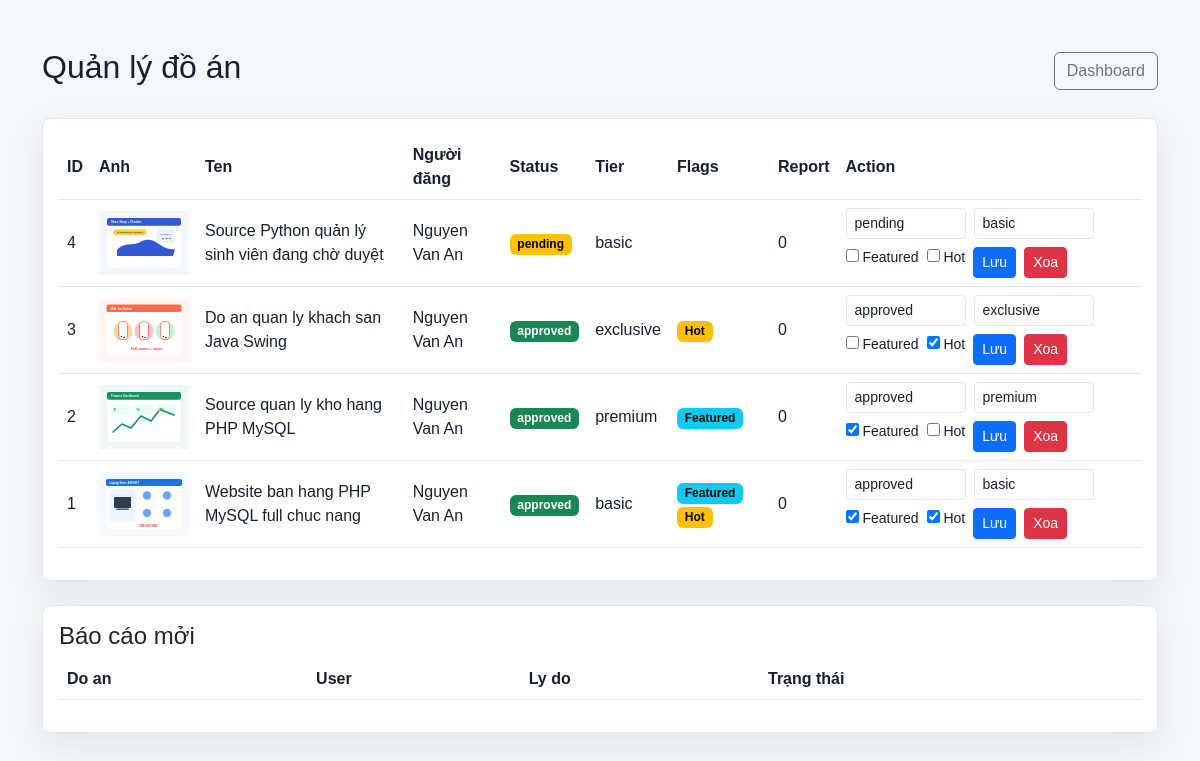
The app's page /admin/projects.php (signed in) with its own data.
### tables this page shows
CREATE TABLE projects (
    id INT AUTO_INCREMENT PRIMARY KEY,
    user_id INT,
    category_id INT,
    title VARCHAR(255),
    slug VARCHAR(255),
    meta_title VARCHAR(255),
    short_description VARCHAR(255),
    description TEXT,
    tech_stack VARCHAR(255),
    version VARCHAR(50),
    file_size VARCHAR(50),
    demo_link VARCHAR(255),
    video_demo VARCHAR(255),
    install_guide TEXT,
    main_features TEXT,
    views INT DEFAULT 0,
    downloads_count INT DEFAULT 0,
    image VARCHAR(255),
    source_file VARCHAR(255),
    price INT DEFAULT 0,
    sale_price INT DEFAULT 0,
    is_free TINYINT(1) DEFAULT 0,
    tier ENUM('basic','premium','exclusive') DEFAULT 'basic',
    is_featured TINYINT(1) DEFAULT 0,
    is_hot TINYINT(1) DEFAULT 0,
    downloads INT DEFAULT 0,
    status ENUM('pending','approved','rejected','hidden') DEFAULT 'pending',
    created_at TIMESTAMP DEFAULT CURRENT_TIMESTAMP
);

CREATE TABLE users (
    id INT AUTO_INCREMENT PRIMARY KEY,
    name VARCHAR(100),
    email VARCHAR(100) UNIQUE,
    password VARCHAR(255),
    avatar VARCHAR(255) DEFAULT 'default.png',
    role ENUM('user','admin') DEFAULT 'user',
    created_at TIMESTAMP DEFAULT CURRENT_TIMESTAMP
);

### config.php (called while the page is built, shortened)
<?php
$host = 'localhost';
$user = 'root';
$pass = '';
$db = 'project_share';
$conn = mysqli_connect($host, $user, $pass, $db);
mysqli_set_charset($conn, 'utf8mb4');
function db_query(string $sql, array $params = [], string $types = '')
{
    global $conn;
    if (!$params) {
        return mysqli_query($conn, $sql);
    }
    $stmt = mysqli_prepare($conn, $sql);
    mysqli_stmt_bind_param($stmt, $types, ...$params);
    mysqli_stmt_execute($stmt);
    return mysqli_stmt_get_result($stmt) ?: $stmt;
}
function db_all(string $sql, array $params = [], string $types = ''): array
{
    $result = db_query($sql, $params, $types);
    return $result instanceof mysqli_result ? mysqli_fetch_all($result, MYSQLI_ASSOC) : [];
}
function e($value): string
{
    return htmlspecialchars((string) $value, ENT_QUOTES, 'UTF-8');
}
function csrf_token(): string
{
    return $_SESSION['csrf_token'];
}

### admin/projects.php (the view, shortened to what this page needs)
<?php
include '../config.php';
$projects = db_all(
    "SELECT projects.*, users.name,
        (SELECT COUNT(*) FROM reports WHERE reports.project_id = projects.id AND reports.status = 'open') AS report_count
     FROM projects
     JOIN users ON projects.user_id = users.id
     ORDER BY projects.id DESC"
);
?>
<!DOCTYPE html>
<html lang="vi">
<head>
    <link href="https://cdn.jsdelivr.net/npm/bootstrap@5.3.3/dist/css/bootstrap.min.css" rel="stylesheet">
    <link rel="stylesheet" href="../assets/css/style.css">
</head>
<body>
<main class="container py-5">
    <div class="d-flex justify-content-between align-items-center mb-4">
        <h2>Quản lý đồ án</h2>
        <a class="btn btn-outline-secondary" href="dashboard.php">Dashboard</a>
    </div>
    <div class="card p-3 mb-4">
        <div class="table-responsive">
            <table class="table align-middle">
                <tr><th>ID</th><th>Anh</th><th>Ten</th><th>Người đăng</th><th>Status</th><th>Tier</th><th>Flags</th><th>Report</th><th>Action</th></tr>
                <?php foreach ($projects as $p) { ?>
                    <tr>
                        <td><?php echo (int) $p['id']; ?></td>
                        <td><img src="../uploads/images/<?php echo e($p['image']); ?>" width="90" alt=""></td>
                        <td><?php echo e($p['title']); ?></td>
                        <td><?php echo e($p['name']); ?></td>
                        <td><span class="badge text-bg-<?php echo $p['status'] === 'approved' ? 'success' : 'warning'; ?>"><?php echo e($p['status']); ?></span></td>
                        <td><?php echo e($p['tier']); ?></td>
                        <td>
                            <?php if ((int) $p['is_featured'] === 1) { ?><span class="badge text-bg-info">Featured</span><?php } ?>
                            <?php if ((int) $p['is_hot'] === 1) { ?><span class="badge text-bg-warning">Hot</span><?php } ?>
                        </td>
                        <td><?php echo (int) $p['report_count']; ?></td>
                        <td>
                            <form method="POST" action="project_status.php">
                                <div class="d-flex gap-2 flex-wrap">
                                    <select name="status" class="form-select form-select-sm" style="width:120px">
                                        <?php foreach (['pending', 'approved', 'rejected', 'hidden'] as $status) { ?>
                                            <option value="<?php echo $status; ?>" <?php echo $p['status'] === $status ? 'selected' : ''; ?>><?php echo $status; ?></option>
                                        <?php } ?>
                                    </select>
                                    <select name="tier" class="form-select form-select-sm" style="width:120px">
                                        <?php foreach (['basic', 'premium', 'exclusive'] as $tier) { ?>
                                            <option value="<?php echo $tier; ?>" <?php echo $p['tier'] === $tier ? 'selected' : ''; ?>><?php echo $tier; ?></option>
                                        <?php } ?>
                                    </select>
                                    <label class="form-check-label small"><input type="checkbox" name="is_featured" <?php echo (int) $p['is_featured'] === 1 ? 'checked' : ''; ?>> Featured</label>
                                    <label class="form-check-label small"><input type="checkbox" name="is_hot" <?php echo (int) $p['is_hot'] === 1 ? 'checked' : ''; ?>> Hot</label>
                                    <button class="btn btn-sm btn-primary">Lưu</button>
                                    <a href="delete_project.php?id=<?php echo (int) $p['id']; ?>&csrf_token=<?php echo e(csrf_token()); ?>" class="btn btn-danger btn-sm" onclick="return confirm('Xoa do an?')">Xoa</a>
                                </div>
                            </form>
                        </td>
                    </tr>
                <?php } ?>
            </table>
        </div>
    </div>
    <div class="card p-3">
        <h4>Báo cáo mởi</h4>
        <div class="table-responsive">
            <table class="table">
                <tr><th>Do an</th><th>User</th><th>Ly do</th><th>Trạng thái</th></tr>
            </table>
        </div>
    </div>
</main>
</body>
</html>

### assets/css/style.css (style rules this page uses)
:root { --bg: #f4f7fb; --surface: #ffffff; --surface-soft: #eef3f9; --text: #172033; --muted: #6c778b; --border: #dfe6ef; --primary: #2563eb; --success: #0f9f6e; --danger: #dc3545; --shadow: 0 12px 36px rgba(23, 32, 51, 0.08); }
* { letter-spacing: 0; }
body { min-height: 100vh; background: var(--bg); color: var(--text); font-family: Arial, Helvetica, sans-serif; }
a { text-decoration: none; }
.search-box .form-control, .search-box .input-group-text, .form-control, .form-select { background: var(--surface); border-color: var(--border); color: var(--text); }
.card, .table-panel, .auth-card { background: var(--surface); border: 1px solid var(--border); border-radius: 8px; box-shadow: var(--shadow); overflow: hidden; }
.table { --bs-table-bg: var(--surface); --bs-table-color: var(--text); --bs-table-border-color: var(--border); }

### records on screen
projects: id "4", image (picture), title "Source Python quản lý sinh viên đang chờ duyệt", user.name "Nguyen Van An", status "pending", tier "basic", report_count "0"
projects: id "3", image (picture), title "Do an quan ly khach san Java Swing", user.name "Nguyen Van An", status "approved", tier "exclusive", shows "Hot", report_count "0", is_hot "☑"
projects: id "2", image (picture), title "Source quan ly kho hang PHP MySQL", user.name "Nguyen Van An", status "approved", tier "premium", shows "Featured", report_count "0", is_featured "☑"
projects: id "1", image (picture), title "Website ban hang PHP MySQL full chuc nang", user.name "Nguyen Van An", status "approved", tier "basic", shows "Featured", shows "Hot", report_count "0", is_featured "☑", is_hot "☑"
